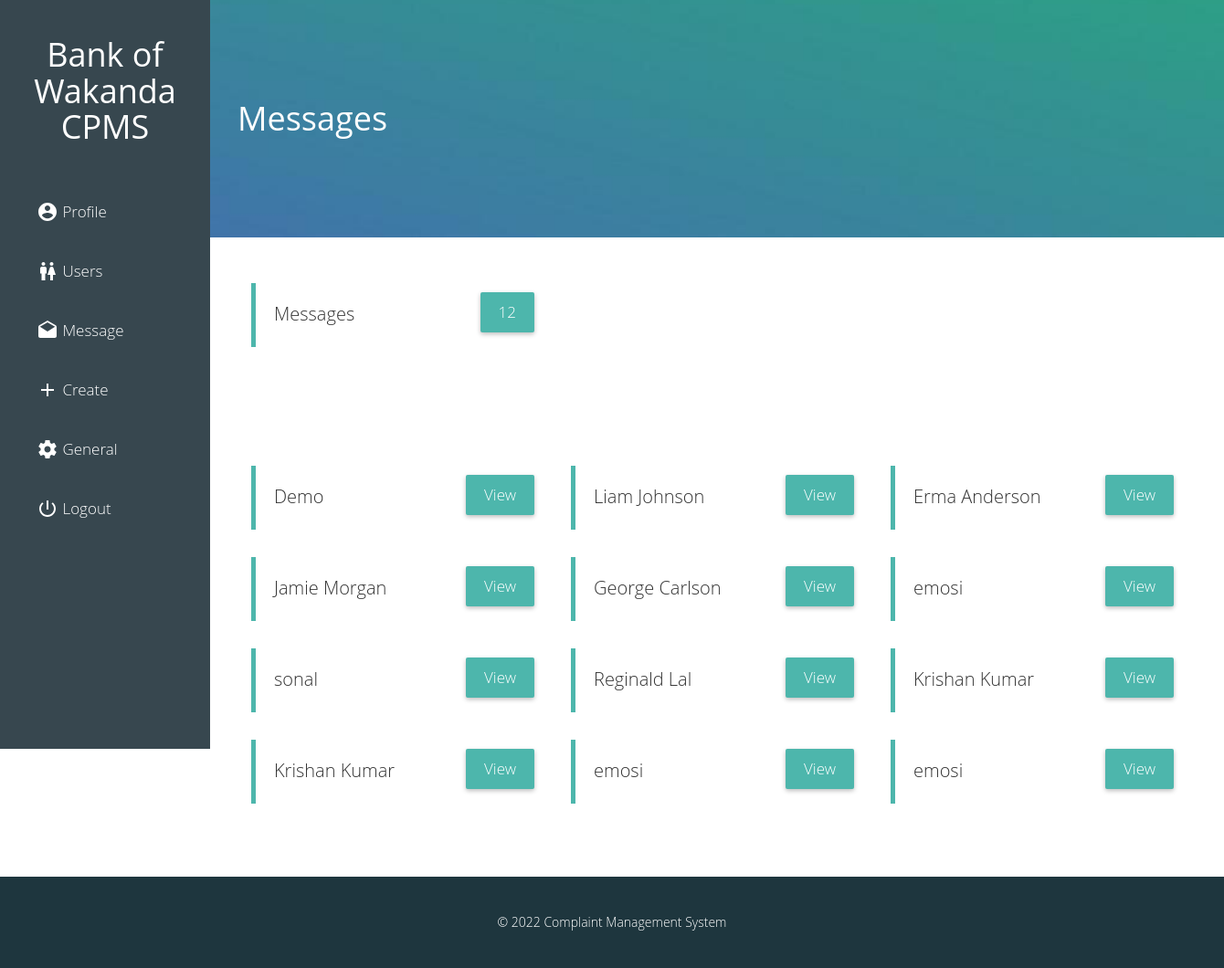
/admin/message.php (signed in), run on the app's committed database.
### tables this page shows
CREATE TABLE IF NOT EXISTS `cmp_log` (
`id` int(11) NOT NULL,
  `user_id` int(3) NOT NULL,
  `name` varchar(50) NOT NULL,
  `username` varchar(50) NOT NULL,
  `email` varchar(80) NOT NULL,
  `phone no` varchar(10) NOT NULL,
  `subject` varchar(150) NOT NULL,
  `complain` varchar(300) NOT NULL,
  `ref_no` int(100) NOT NULL
);

### core/config.php (called while the page is built, shortened)
<?php
$web_name = "Complaint Management System";
?>

### admin/message.php (the view, shortened to what this page needs)
<?php
  require '../core/config.php';
 ?>
<!DOCTYPE html>
<html>
  <head>
    <link rel="stylesheet" href="../files/css/bootstrap.css">
    <link rel="stylesheet" href="../files/css/custom.css">
  </head>
  <body>
  <?php require 'nav.php'; ?>
  <div class="animated fadeIn">
  <div class="cover main">
    <h1>Messages</h1>
  </div>
    <div class="div">
        <div class="col-lg-12 ">
          <?php $result = mysql_query("SELECT * FROM `cmp_log`");
            $num_rows = mysql_num_rows($result);
            ?>
              <div class='admin-data'>
                Messages
                <span class='button view' href=''><?php echo "$num_rows";?></a>
              </div>
              <br><br><br><br>
              <br><br>
              <br>
              <br><br>
          <?php
            while($data=mysql_fetch_array($result)) {
            echo"<div class='admin-data'>";
            echo $data['name'];
            echo "<a class='button view' href='message-view.php?id=$data[id]'>View</a>";
            echo "</div>";
          }
          ?>
          <br><br><br><br><br><br><br><br><br><br><br><br>
        </div>
      </div>
  </div>
      <footer>
      <br><br>&copy <?php echo date("Y"); ?> <?php echo $web_name; ?>
      </footer>
  </body>
</html>

### files/css/custom.css (style rules this page uses)
body { font-family:"Gotham A", Gotham, "Gotham SSm A", "Gotham SSm B", "Gotham SSm", "Proxima Nova", "Open Sans", "Helvetica Neue", Helvetica, Arial, sans-serif; font-weight: lighter; }
a,a:hover,a:focus,a:visited { color:#4db6ac; text-decoration: none!important; outline: 0px!important; }
a:-webkit-any-link { text-decoration: none;!important }
.cover { width:100%; height: 260px; background: #4db6ac url('../img/admin.jpg'); background-position: center center; background-size: cover; position: relative; float: left; z-index: 999; color: #fff; }
.main { padding-top: 90px; padding-left: 260px; padding-right: 30px; color:#fff; }
.div { width:1100px; min-height: 700px;; padding-top: 20px; background: #fff; position: relative; float: left; left: 230px; }
.button { position: relative; top: 20px; padding: 15px 40px; color: #fff!important; border-radius: 2px; box-shadow: 0 2px 5px rgba(0,0,0,.26); font-size: 17px; }
.admin-data { width:320px; height:70px; border-left:5px solid #4db6ac; background: #fff; -webkit-transition: 0.3s; transition: 0.3s; position: relative; float: left; left: 30px; margin-right: 30px; margin-top: 30px; padding: 20px 10px 14px 20px; font-size: 20px; }
.view { background:#4db6ac; float: right; padding: 10px 20px; margin-top: -30px; }
footer { width: 100%; height: 100px; background: #1e363e; position: relative; float: left; text-align: center; color: #fff; }
.animated { animation-duration: 1s; animation-fill-mode: both; }
.fadeIn { animation-name: fadeIn; }

### data on the page
cmp_log: name "Demo"
cmp_log: name "Liam Johnson"
cmp_log: name "Erma Anderson"
cmp_log: name "Jamie Morgan"
cmp_log: name "George Carlson"
cmp_log: name "emosi"
cmp_log: name "sonal"
cmp_log: name "Reginald Lal"
cmp_log: name "Krishan Kumar"
cmp_log: name "Krishan Kumar"
cmp_log: name "emosi"
cmp_log: name "emosi"

### other printed values
$num_rows "12"
$web_name "Complaint Management System"
